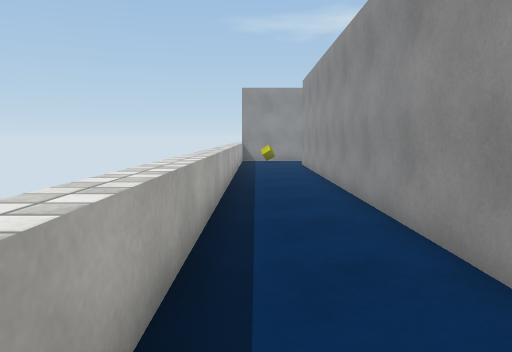
View 1 (above)

24 first-person views from a walk through a scene from a Unity 3-D project. The camera is 1.3 m above the floor, tilts 6° down and sees 70° across. The floor is counted in squares, 1 m on a side. Each view is taken from the middle of a square. On the plan, view 1 faces up. The plan holds only what a view shows up to about 15 squares ahead; the rest is blank. The place goes on beyond the plan. The player is left out. Surface patterns are stand-ins for the level's own textures.

View 2
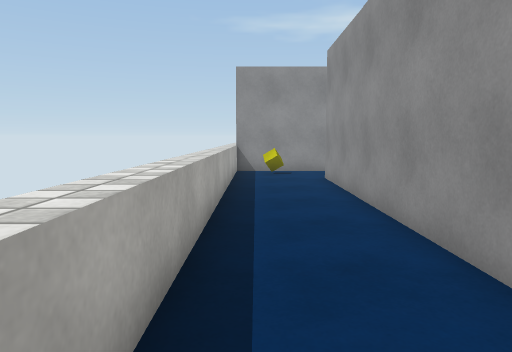

View 3
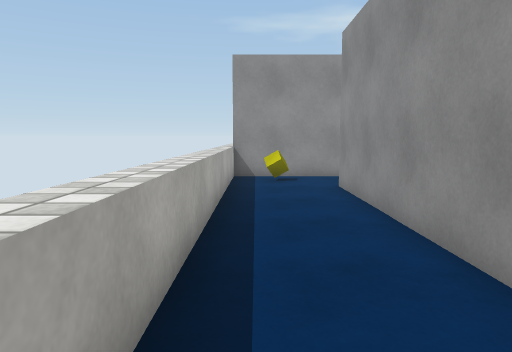

View 4
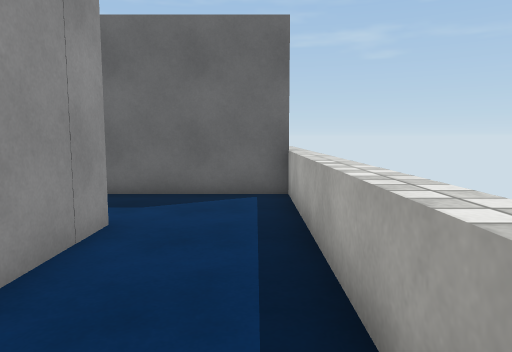

View 5
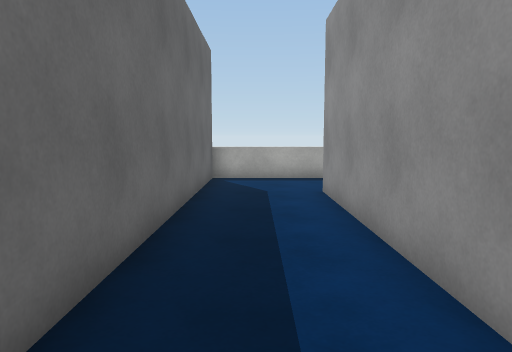

View 6
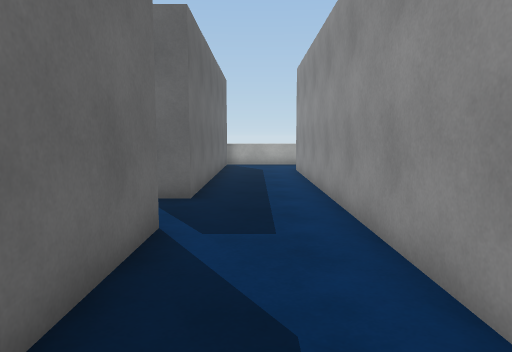

View 7
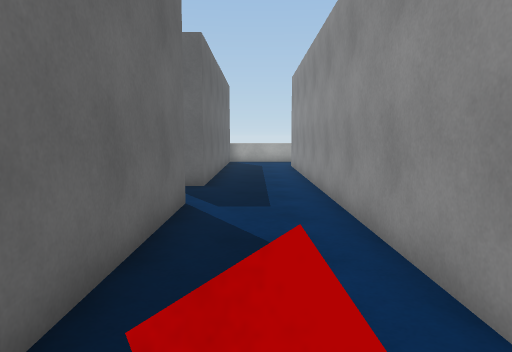

View 8
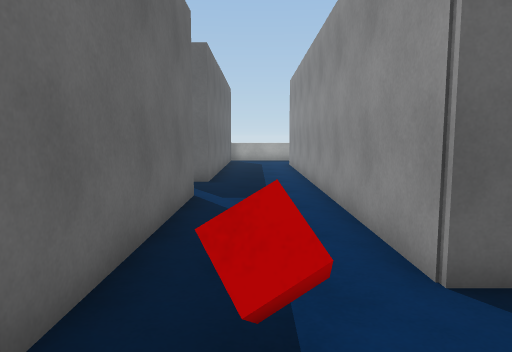

View 9
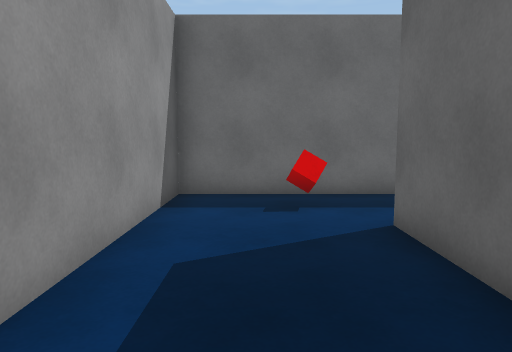

View 10
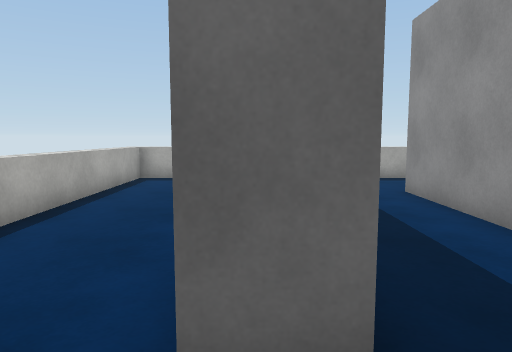

View 11
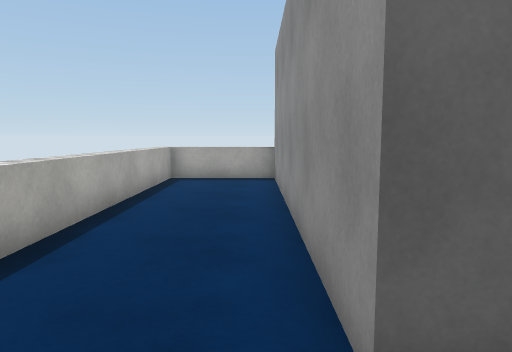

View 12
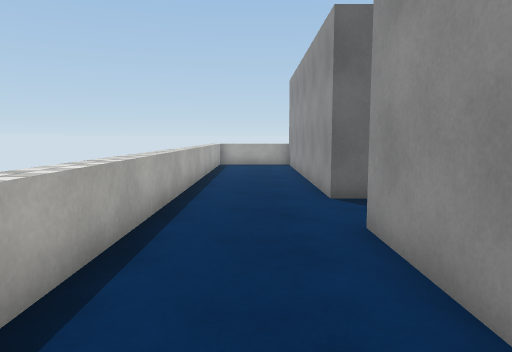

View 13
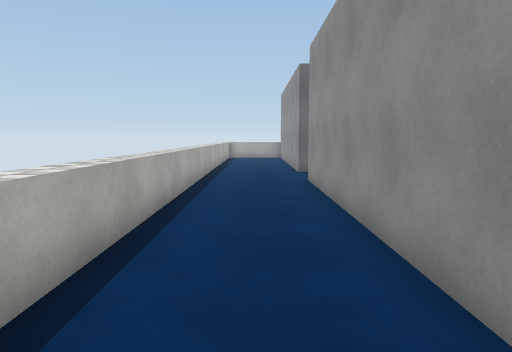

View 14
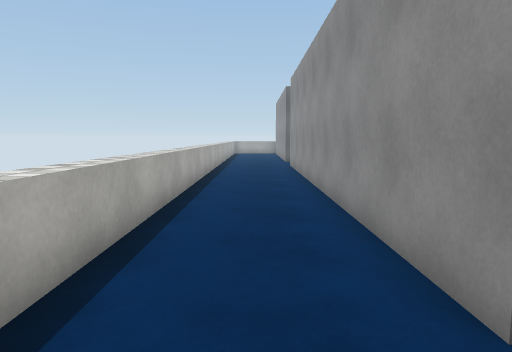

View 15
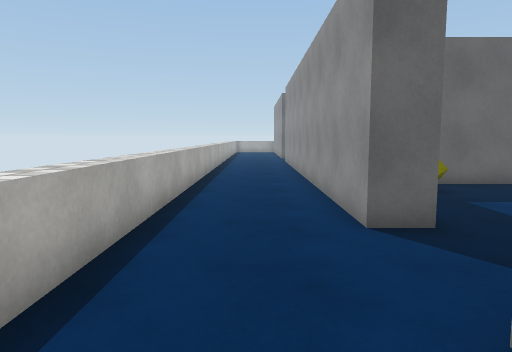

View 16
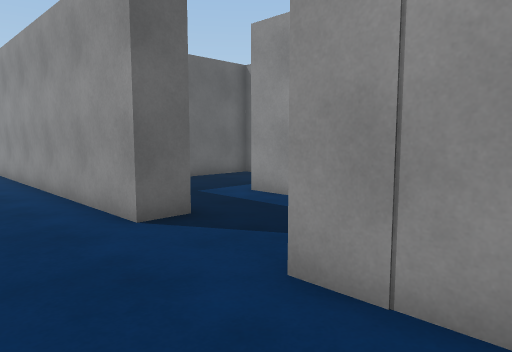

View 17
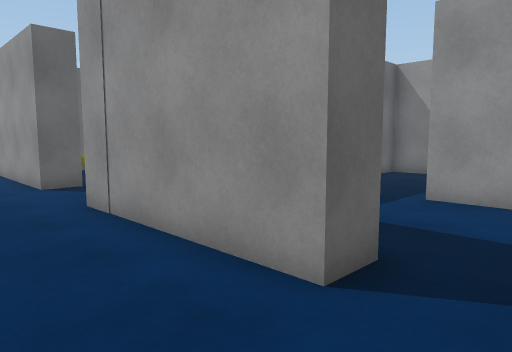

View 18
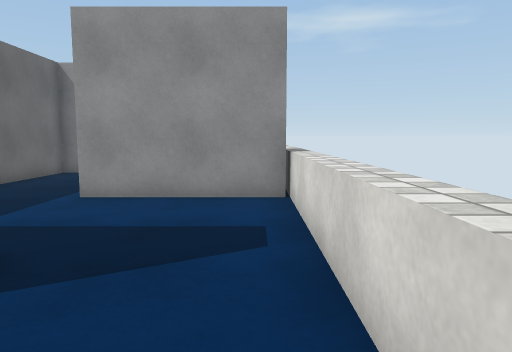

View 19
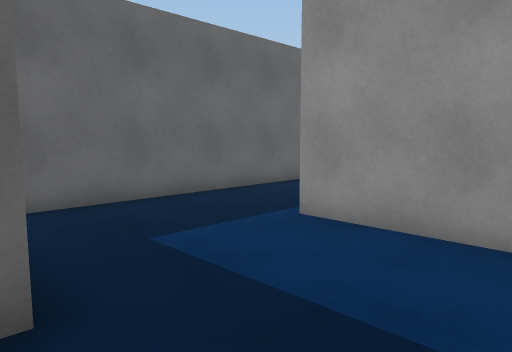

View 20
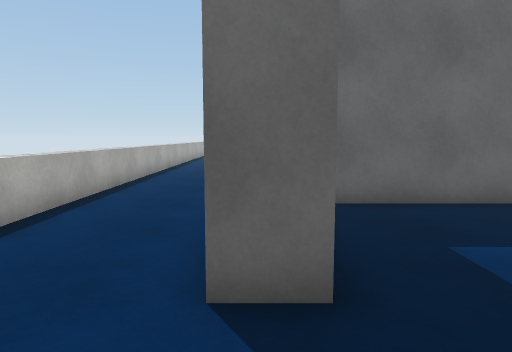

View 21
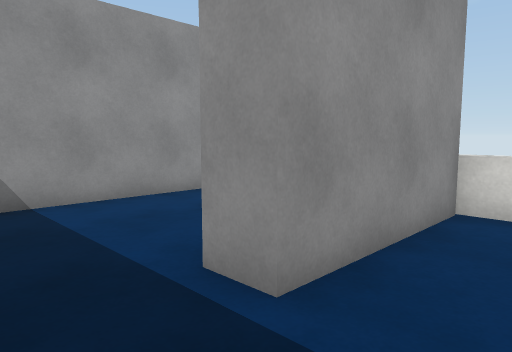

View 22
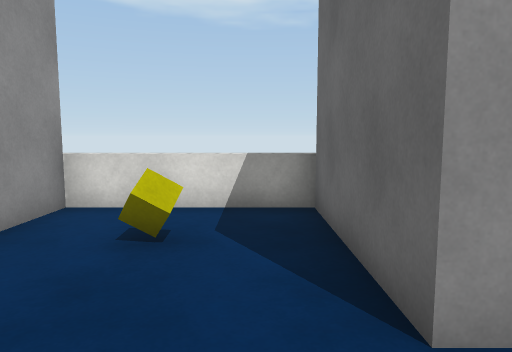

View 23
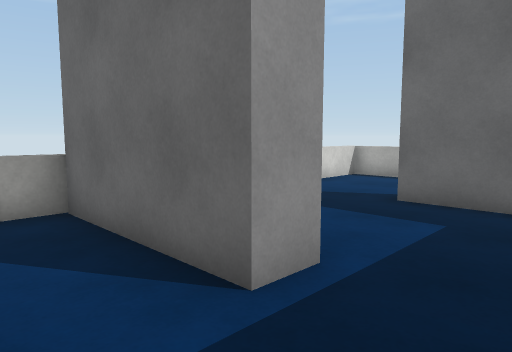

View 24
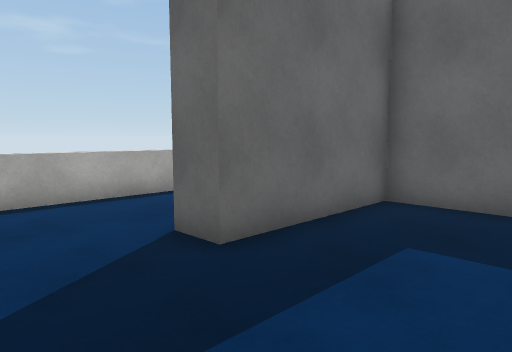

### Floor plan
Key: @ floor where view 1 was taken; # wall or solid block; . floor; = window, fence, low wall or low ledge; ^ raised ledge; C yellow cube; R red cube; O other object.
Columns run from 1 left of view 1 to 39 right of it. Each row starts with its distance up from view 1.
 20 #####
 19 =.C.
 18 =...#
 17 =..##
 16 =..#
 15 =..#
 14 =..#
 13 =..#
 12 =..#
 11 =..#
 10 =..#                            #########
  9 =..#                            #.......^
  8 =..#                .           #.......^
  7 =..#                            #....C..^
  6 =..#               ... #        #.......^
  5 =..#              #...##.       #..######
  4 =..#              #...##..      #..######
  3 =..################...##...     #.......^
  2 =.....................##...##   #.......^
  1 =..................R..##O.....  #.......^
  0 =@....................##  ..... #.......^
 -1 ###########..###############...######...^
 -2 =.......................................^
 -3 =.......................................^
 -4 =.......................................^
 -5 #=======================================^

Where each view was taken, in squares from view 1:
view 1: 0 up, 0 right, facing up
view 2: 6 up, 0 right, facing up
view 3: 8 up, 0 right, facing up
view 4: 8 up, 0 right, facing down
view 5: 1 up, 11 right, facing left
view 6: 1 up, 17 right, facing left
view 7: 1 up, 19 right, facing left
view 8: 1 up, 20 right, facing left
view 9: 8 up, 19 right, facing down
view 10: 1 down, 11 right, facing left
view 11: 2 down, 11 right, facing left
view 12: 3 down, 17 right, facing left
view 13: 3 down, 23 right, facing left
view 14: 3 down, 29 right, facing left
view 15: 3 down, 32 right, facing left
view 16: 4 down, 32 right, facing up-left
view 17: 4 down, 37 right, facing up-left
view 18: 4 down, 38 right, facing up
view 19: 1 down, 38 right, facing up-left
view 20: 1 down, 38 right, facing left
view 21: 2 up, 32 right, facing up-right
view 22: 6 up, 32 right, facing right
view 23: 7 up, 32 right, facing down-right
view 24: 3 up, 38 right, facing down-left
